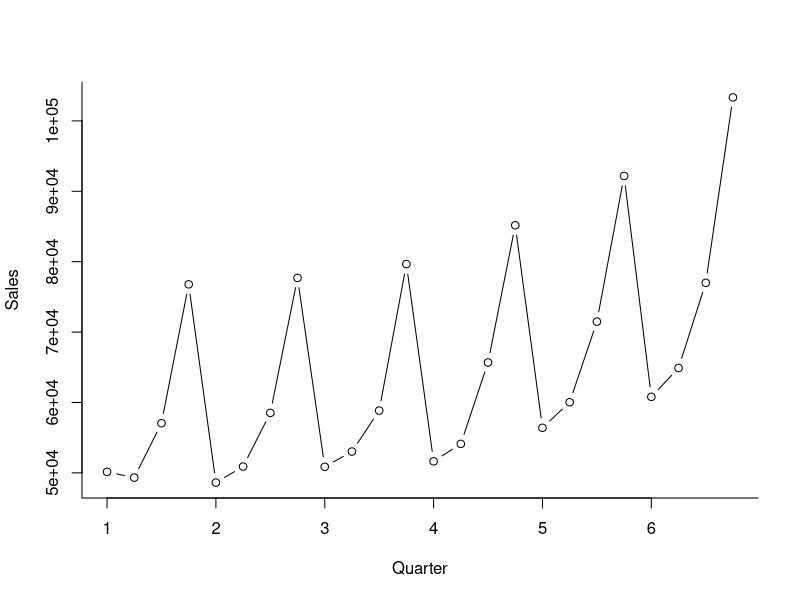

The R script that drew this image: (Note: this script raises an error after producing the figure.)
#Tutorial 2 Smoothing Methods
# The file DepartmentStoreSales.xls contains data on the quarterly sales for a
# department store over a 6-year period. The time plot of the data is shown in
# the following figure.
#Exercise 1 -------------------------------------------------------------------
# a) Which method is not suitable for forecasting this series?
# --> the series shows seasonality and a small upward trend
# • Moving average of raw series --> not suitable
# • Moving average of deseasonalized series --> not suitable
# • Simple exponential smoothing of the raw series --> not suitable
# • Double exponential smoothing of the raw series --> not suitable
# • Holt-Winter’s exponential smoothing of the raw series --> suitable

# b) A forecaster was tasked to generate forecasts for 4 quarters ahead. She
#    therefore partitioned the data so that the last 4 quarters were designated as the
#    validation period. The forecaster approached the forecasting task by using
#    multiplicative Holt-Winter’s exponential smoothing. The smoothing constants
#    used were a = 0.2, b = 0.15, g = 0.05.

#part I
library(readxl)
DepartmentStoreSales <- read_excel("DepartmentStoreSales.xlsx")
ts <- ts(DepartmentStoreSales[ , 2], start = c(1, 1), frequency = 4)
Training_ts <- window(ts, start = c(1, 1), end = c(5, 4))
Validation_ts <- window(ts, start = c(6,1), end = c(6,4))
plot(ts, xlab = "Quarter", ylab = "Sales", bty = "l", type = "b")

ets.HW <- ets(Training_ts, "ZMM", alpha =  0.2, beta =  0.15, gamma = 0.05)
ets.HW.forecast <- forecast(ets.HW, h = length(Validation_ts), level = 0)
plot(ets.HW.forecast, xlab = "Quarter", ylab = "Sales", bty = "l", type = "b")

#part II
accuracy(c(59384.56586, 61656.49426), c(60800, 64900)) #Forecasted vs actual, for the 2 quarters

# c) The fit and residuals are displayed in the following figures. Using all the
#    information from part b) and the following figures, is this model suitable for
#    forecasting quarters 21 and 22?
#    --> From b) we know that the actual and forecasted values in periods 21-22 match well as e.g. 
#        the MAPE is quite low. However, we see from the forecast error plot that towards the end 
#        of the training period the model is systematically under-forecasting (positive errors). 
#        This might be problematic for forecasting periods 21-22.
plot(ets.HW.forecast$residuals, xlab = "Quarter", ylab = "Sales", bty = "l", type = "b")
abline(h = 0, col = "blue")

# d) Another analyst decided to take a much simpler approach, and instead of using
#    exponential smoothing he used differencing. Use differencing to remove the
#    trend and seasonal pattern. Which order works better: first removing trend and
#    then seasonality or the opposite order? Show a time plot of the differenced
#    series.

plot(diff(Training_ts, lag = 1), ylab = "Lag-1",xlab = "Time (Yearly)",
      bty = "l", main = "Lag-1 Difference")
plot(diff(Training_ts, lag = 4), ylab = "Lag-4", xlab = "Time (Yearly",
      bty = "l", main = "Lag-4 Difference")
plot(diff(diff(Training_ts, lag = 1), lag = 4), ylab = "Lag-4, then Lag-1", xlab = "Time (Yearly",
     bty = "l", main = "Twice-Differenced (Lag-4, Lag-1)")

# --> The order of applying the double differencing does not matter and both orders give the same results.

# e) Forecast quarters 21-22 using the average of the double differenced series from
#    (d). Remember to use only the training period (until quarter 20), and to adjust
#    back for the trend and seasonal pattern.

ets.HW.forecast.diff <- meanf(diff(diff(Training_ts, lag = 1), lag = 4),h = 2)
autoplot(ets.HW.forecast.diff)
ets.HW.forecast.diff$mean[1] #forecasted values for both Q21 and Q22

Forecast.Q21 <- ets.HW.forecast.diff$mean[1] + Training_ts[17] + Training_ts[20] - Training_ts[16]
Forecast.Q22 <- ets.HW.forecast.diff$mean[2] + Training_ts[18] + Forecast.Q21 - Training_ts[17]
# --> Forecast.Qxx <- Forecasted value + value (previous season) + previous value - last value (previous season)

# f) Compare the forecasts from (e) to the exponential smoothing forecasts in the
#    table in (b). Which of the two forecasting methods would you choose? Explain.

accuracy(c(Forecast.Q21, Forecast.Q22), c(60800, 64900))

#    --> The  multiplicative Holt-Winter’s exponential smoothing shows a lower MAPE
#        The forecasts from the averaged differenced series are less accurate (MAPE = 5.141% vs 3.663%).
#        For each of quarters 21,22 they over-forecast by more than 3,000. Hence, the Holt-Winters' 
#        method is more accurate.

# g) What would even be a simpler approach that should be used as a baseline?
#    --> Using (seasonal) naïve forecasts. Since there is quarterly seasonality, 
#        the seasonal naive forecast for quarter 21 is equal to sales in quarter 17 (56,405), 
#        and for quarter 22 the seasonal naive forecast is equal to sales in quarter 18 (60,031). 

snaive <- snaive(Training_ts, h = 2)
accuracy(snaive, Validation_ts) #7.365%
accuracy(c(56405,60031), c(60800, 64900)) #7.365%

# --> The best forecasting method would be the Multiplicative Holt-Winter's model with MAPE = 3.663%

#Exercise 2 -------------------------------------------------------------------
# Use a four-week trailing moving average on week 1-4 to forecast the
# demand for week 5-8. What are the ME, MAE, MAPE, and MSE? Repeat the
# calculations with simple exponential smoothing (α=0.2). Which of the two
# methods do you prefer? Why? (For this exercise you do not need use R)

data.points <- c(108,116,118,124,96,119,98,102)
ts <- ts(data.points, start = c(1,1), frequency = 52)
Trailing.ma <- rollmean(ts, k =  4, fill = NA , align =  "right")
ts[(5:8)] <- Trailing.ma[4]
accuracy(c(96,119,98,102), c(116.5,116.5,116.5,116.5)) # MAPE = 12.02%

ses <- ets(ts[(1:4)], "ANN", alpha = 0.2)
ses.forecast <- forecast(ses, h = 4, level = 0)         
autoplot(ses.forecast)
ses.mean <- ses.forecast$mean[1]
accuracy(c(96,119,98,102), c(ses.mean,ses.mean,ses.mean,ses.mean)) #MAPE = 11.12%
